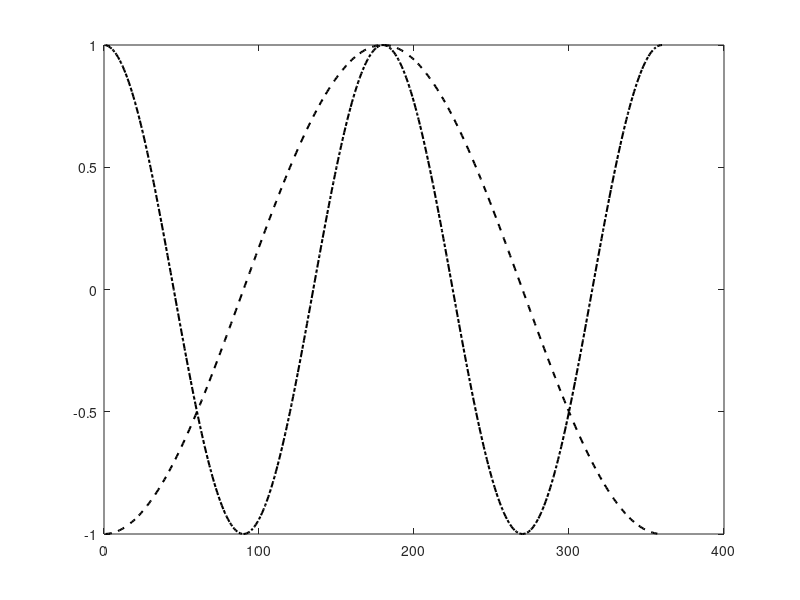

MATLAB code to generate this figure: (Note: this script raises an error after producing the figure.)
%author: Crystal + ChatGPT
%purpose: go through each of the trial folders and find the flux
%average fraction and then once it is complied, graph it. 

clc; clear;
% Specify the parent directory containing the folders
parentDirectory = 'D:\hydroponics_PIV\trial_4_3_2026\flow_B';

% Get a list of all items in the parent directory
items = dir(parentDirectory);
j = 0;
figure;
compiled_mean = {};
compiled_std = {};
compiled_phi = {};

line_colors = winter(5); 

% Iterate through all items
for i = 1:length(items)
    % Check if the item is a folder (excluding '.' and '..')
    if items(i).isdir && ~ismember(items(i).name, {'.', '..'})
        % Construct the path to the current folder
        folderPath = fullfile(parentDirectory, items(i).name);
        porosityFoldersNames = dir(parentDirectory + "\*_porosity");
        
        % Construct the path to the velocity_diff.mat file
        filePath = fullfile(folderPath, 'flux_variables.mat');
        
        % Check if the file exists
        if isfile(filePath)
            token = regexp(folderPath,'(\d+)_porosity','tokens');
            porosity = str2double(token{1}{1});
            solid_frac = abs(100-porosity); 
            % Load the .mat file
                data = load(filePath);
                j =  j + 1; 
                % Store the u_diff value in the structure
                % h = errorbar(data.phi, data.mean_flux, data.std_flux, Color=line_colors(j, :), LineWidth = 1.5, HandleVisibility='off'); hold on; 
                plot(data.phi, data.mean_flux./max(data.mean_flux), '-o', Color=line_colors(j, :), LineWidth = 1.5,DisplayName=['solid:', num2str(solid_frac), '%']); hold on; 
                

                % Set transparency level (0:1)
                alpha = 0.25;   
                % Set transparency (undocumented)
                % set([h.Bar, h.Line], 'ColorType', 'truecoloralpha', 'ColorData', [h.Line.ColorData(1:3); 255*alpha])
                % set(h.Cap, 'EdgeColorType', 'truecoloralpha', 'EdgeColorData', [h.Cap.EdgeColorData(1:3); 255*alpha])
                yline(mean(data.total_flux_array)./max(data.mean_flux), '--', Color=line_colors(j, :), LineWidth = 1.5, HandleVisibility="off"); hold on;
                compiled_mean{j, 1} = data.mean_flux;
                compiled_std{j, 1} = data.std_flux;
                compiled_phi{j, 1} = data.phi;
        end
    end
end
grid on; 

phi_example = linspace(1,360,360); 
%ideal case:
ideal_flux = (1-2.*sind(phi_example).^2); 
%uniform case: 
uniform_flux = -cosd(phi_example); 

% yline(0, 'k-', LineWidth = 1.5, HandleVisibility="off"); hold on;
plot(phi_example, ideal_flux, 'k-.', 'LineWidth', 1.5, 'HandleVisibility','on', 'DisplayName','Ideal flow: (1-2*sin(\phi)^2'); hold on; 
plot(phi_example, uniform_flux, 'k--', 'LineWidth', 1.5, 'HandleVisibility','on', 'DisplayName', 'Uniform flow: -cos(\phi)'); hold on; 
xlabel('Degrees over circle $(\circ)$', Interpreter='latex')
ylabel('$\frac{J_{0}}{J_{max}}$', 'Interpreter','latex')
xlim([0 360])
ylim([-1 1])
legend();
% legend('Trial 1', 'Trial 2', 'Trial 3');
fontsize(16, "points") % Increase the font size to 16 points
saveas(gcf, 'mean_flux_trials.fig')
saveas(gcf, 'mean_flux_trials.png')


% Specify the filename for the .csv file
mean_filename = 'mean_flux_compiled.xls';
std_filename = 'std_flux_compiled.xls';
phi_filename = 'phi_flux_compiled.xls';

% Save the combined cell array as a .csv file
writecell(compiled_mean, mean_filename);
writecell(compiled_std, std_filename);
writecell(compiled_phi,phi_filename);

%% plot the flux
clc; clear;
foldernames = {'D:\hydroponics_PIV\Previous PIV trials\Trial_2025_4_30\one_bucket\6_layers\';
    'D:\hydroponics_PIV\Previous PIV trials\Trial_2025_4_30\one_bucket\7_layers\';
    'D:\hydroponics_PIV\Previous PIV trials\Trial_2025_4_30\one_bucket\8_layers\'};
mean_filename = 'mean_flux_compiled.xls';
std_filename = 'std_flux_compiled.xls';
phi_filename = 'phi_flux_compiled.xls';

f1 = figure; 
f2 = figure; 
f3 = figure; 
for i=1:length(foldernames)
    mean_dataset = xlsread(strcat(foldernames{i}, mean_filename));
    std_dataset = xlsread(strcat(foldernames{i}, std_filename));
    phi_dataset = xlsread(strcat(foldernames{i}, phi_filename));
    for j=1:3 %five trials
        figure(i)
        scatter(phi_dataset(j, :), mean_dataset(j, :),  'o', 'LineWidth',1.5); hold on; 
        errorbar(phi_dataset(j, :), mean_dataset(j, :), std_dataset(j, :), 'o','LineWidth',1.5); hold on; 
    end
    hold off
    xlim([0 360])
    ylim([-6 12].*10^-5)
    grid on;
    ylabel('Mean Flux'); 
    xlabel('Degrees over bucket surface')
    title('Change in velocity over different bucket porosities')
    saveas(gcf, 'overall_flux_comparison.fig')
end

%% Calculate pos and neg flux

%purpose: go through each of the trial folders and find the flux
%difference and then once it is complied, graph it. 

clc; clear;
% Specify the parent directory containing the folders
parentDirectory = 'D:\hydroponics_PIV\Previous PIV trials\Trial_2025_4_30\one_bucket\6_layers';

% Get a list of all items in the parent directory
items = dir(parentDirectory);
j = 0;
figure;
compiled_pos_flux = {};
compiled_neg_flux = {};

% Iterate through all items
for i = 1:length(items)
    % Check if the item is a folder (excluding '.' and '..')
    if items(i).isdir && ~ismember(items(i).name, {'.', '..'})
        % Construct the path to the current folder
        folderPath = fullfile(parentDirectory, items(i).name);
        
        % Construct the path to the velocity_diff.mat file
        filePath = fullfile(folderPath, 'flux_variables.mat');
        
        % Check if the file exists
        if isfile(filePath)
            % Load the .mat file
                data = load(filePath);
                j =  j + 1; 
                % Store the u_diff value in the structure
                scatter(data.phi, data.total_flux_array); hold on; 
                pos_flux = 0; neg_flux = 0; 
                for n=1:length(data.mean_flux)
                    if data.mean_flux(n) > 0
                        pos_flux = data.mean_flux(n) + pos_flux; 
                    else
                        neg_flux = data.mean_flux(n) + neg_flux; 
                    end
                end
                compiled_pos_flux{j, 1} = pos_flux; 
                compiled_neg_flux{j, 1} = neg_flux; 
        end
    end
end
hold off; 
grid on; 
xlabel('Degrees over circle')
ylabel('Mean flux')
xlim([0 360])
saveas(gcf, 'mean_flux_trials.fig')


% Specify the filename for the .csv file
pos_filename = 'pos_flux_compiled.xls';
neg_filename = 'neg_flux_compiled.xls';

% Save the combined cell array as a .csv file
writecell(compiled_pos_flux, pos_filename);
writecell(compiled_neg_flux, neg_filename);

%% plot the pos and neg flux
clc; clear;
foldernames = {'D:\hydroponics_PIV\Previous PIV trials\Trial_2025_4_30\one_bucket\6_layers\';
    'D:\hydroponics_PIV\Previous PIV trials\Trial_2025_4_30\one_bucket\7_layers\';
    'D:\hydroponics_PIV\Previous PIV trials\Trial_2025_4_30\one_bucket\8_layers\'};
pos_filename = 'pos_flux_compiled.xls';
neg_filename = 'neg_flux_compiled.xls';
porosity = [16; 38; 51];

f1 = figure; 
f2 = figure;
f3 = figure;
for i=1:length(foldernames)
    pos_dataset = xlsread(strcat(foldernames{i}, pos_filename));
    neg_dataset = xlsread(strcat(foldernames{i}, neg_filename));
    total_flux = pos_dataset + neg_dataset; 
    figure(f1)
    scatter(porosity(i)*ones(3, 1), total_flux,  'o', 'LineWidth',1.5); hold on; 
    figure(f2)
    scatter(porosity(i)*ones(3, 1), pos_dataset,  'o', 'LineWidth',1.5); hold on; 
    figure(f3)
    scatter(porosity(i)*ones(3, 1), neg_dataset,  'o', 'LineWidth',1.5); hold on;
end
figure(f1)
hold off
% xlim([0 60])
% ylim([0 7.5].*10^-4)
grid on;
ylabel('Total Flux'); 
xlabel('% Porosity')
title('Total flux difference over different porosity')
saveas(gcf, 'diff_flux_comparison.fig')

figure(f2)
hold off
% xlim([0 60])
% ylim([0 7.5].*10^-4)
grid on;
ylabel('Positive Flux'); 
xlabel('% Porosity')
title('Incoming flux into bucket over different bucket porosity')
saveas(gcf, 'pos_flux_comparison.fig')

figure(f3)
hold off
% xlim([0 60])
% ylim([-5 0].*10^-4)
grid on;
ylabel('Negative Flux'); 
xlabel('% Porosity')
title('Outgoing flux into bucket over different bucket porosity')
saveas(gcf, 'neg_flux_comparison.fig')
